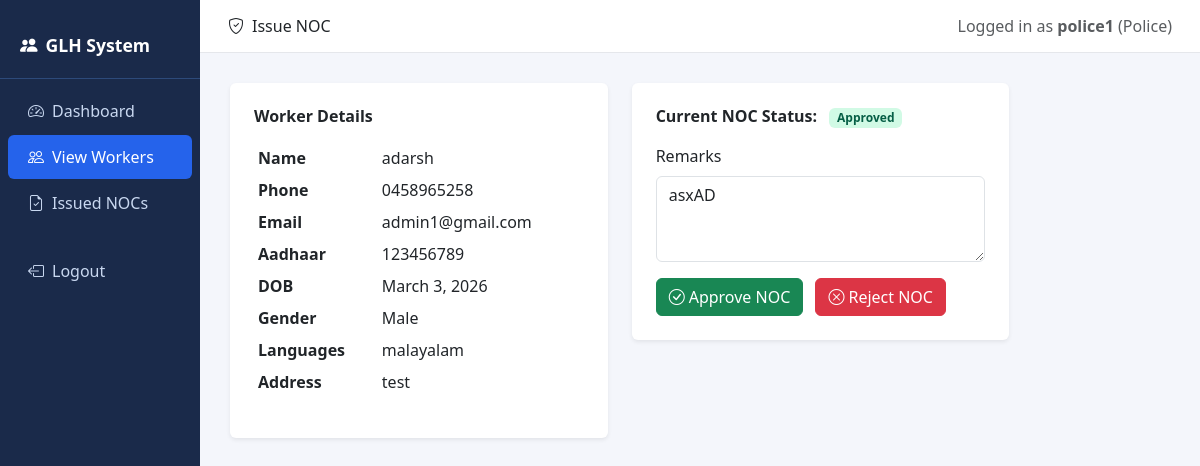
Screenshot of /police/workers/1/noc/ (signed in) with the database file from the repository.
### hiring/models.py (models this page shows, shortened)
class UserProfile(models.Model):
    USER_TYPE_CHOICES = [
        ('Admin',    'Admin'),
        ('Police',   'Police'),
        ('Employer', 'Employer'),
        ('Worker',   'Worker'),
    ]
    STATUS_CHOICES = [
        ('Active',   'Active'),
        ('Inactive', 'Inactive'),
    ]
    user      = models.OneToOneField(User, on_delete=models.CASCADE, related_name='profile')
    user_type = models.CharField(max_length=20, choices=USER_TYPE_CHOICES)
    status    = models.CharField(max_length=10, choices=STATUS_CHOICES, default='Active')

class Worker(models.Model):
    GENDER_CHOICES = [('Male', 'Male'), ('Female', 'Female'), ('Other', 'Other')]
    wid             = models.AutoField(primary_key=True)
    name            = models.CharField(max_length=100)
    address         = models.TextField()
    gender          = models.CharField(max_length=10, choices=GENDER_CHOICES)
    phone           = models.CharField(max_length=15)
    email           = models.EmailField(unique=True)
    aadhaar_number  = models.CharField(max_length=12, unique=True)
    date_of_birth   = models.DateField()
    languages_known = models.CharField(max_length=200)
    login           = models.OneToOneField(UserProfile, on_delete=models.CASCADE, related_name='worker_profile')

class NOC(models.Model):
    STATUS_CHOICES = [
        ('Pending',  'Pending'),
        ('Approved', 'Approved'),
        ('Rejected', 'Rejected'),
    ]
    nid         = models.AutoField(primary_key=True)
    worker      = models.OneToOneField(Worker, on_delete=models.CASCADE, related_name='noc')
    status      = models.CharField(max_length=10, choices=STATUS_CHOICES, default='Pending')
    remarks     = models.TextField(blank=True)
    verified_by = models.ForeignKey(UserProfile, on_delete=models.SET_NULL, null=True, blank=True, related_name='verified_nocs')

### hiring/views.py (the view, shortened to what this page needs)
# urls.py: path('police/workers/<int:wid>/noc/', views.police_issue_noc,    name='police_issue_noc'),
@login_required
def police_issue_noc(request, wid):
    if get_role(request.user) != 'Police':
        return redirect('dashboard')
    worker = get_object_or_404(Worker, wid=wid)
    noc, _ = NOC.objects.get_or_create(worker=worker)
    form = NOCRemarkForm(instance=noc)
    return render(request, 'hiring/police/issue_noc.html', {'worker': worker, 'noc': noc, 'form': form})

### hiring/forms.py
class NOCRemarkForm(forms.ModelForm):
    class Meta:
        model = NOC
        fields = ['remarks']
        widgets = {
            'remarks': forms.Textarea(attrs={'class': 'form-control', 'rows': 3}),
        }

### hiring/views.py (called while the page is built)
def get_role(user):
    try:
        return user.profile.user_type
    except Exception:
        return None

### hiring/templates/hiring/police/issue_noc.html (shortened to what this page needs)
{% extends "hiring/base.html" %}
{% block page_title %}<i class="bi bi-shield-check me-2"></i>Issue NOC{% endblock %}
{% block sidebar %}
<a href="{% url 'police_dashboard' %}"><i class="bi bi-speedometer2 me-2"></i>Dashboard</a>
<a href="{% url 'police_view_workers' %}" class="active"><i class="bi bi-people me-2"></i>View Workers</a>
<a href="{% url 'police_view_nocs' %}"><i class="bi bi-file-earmark-check me-2"></i>Issued NOCs</a>
{% endblock %}
{% block content %}
<div class="row g-4">
  <div class="col-md-5">
    <div class="card border-0 shadow-sm">
      <div class="card-body p-4">
        <h6 class="fw-bold mb-3">Worker Details</h6>
        <table class="table table-sm table-borderless">
          <tr><th>Name</th><td>{{ worker.name }}</td></tr>
          <tr><th>Phone</th><td>{{ worker.phone }}</td></tr>
          <tr><th>Email</th><td>{{ worker.email }}</td></tr>
          <tr><th>Aadhaar</th><td>{{ worker.aadhaar_number }}</td></tr>
          <tr><th>DOB</th><td>{{ worker.date_of_birth }}</td></tr>
          <tr><th>Gender</th><td>{{ worker.gender }}</td></tr>
          <tr><th>Languages</th><td>{{ worker.languages_known }}</td></tr>
          <tr><th>Address</th><td>{{ worker.address }}</td></tr>
        </table>
      </div>
    </div>
  </div>
  <div class="col-md-5">
    <div class="card border-0 shadow-sm">
      <div class="card-body p-4">
        <h6 class="fw-bold mb-3">
          Current NOC Status:
          <span class="badge badge-{{ noc.status|lower }} ms-2">{{ noc.status }}</span>
        </h6>
        <form method="post">{% csrf_token %}
          <div class="mb-3"><label class="form-label">Remarks</label>{{ form.remarks }}</div>
          <button type="submit" name="action" value="approve" class="btn btn-success me-2">
            <i class="bi bi-check-circle me-1"></i>Approve NOC
          </button>
          <button type="submit" name="action" value="reject" class="btn btn-danger">
            <i class="bi bi-x-circle me-1"></i>Reject NOC
          </button>
        </form>
      </div>
    </div>
  </div>
</div>
{% endblock %}

### hiring/templates/hiring/base.html (shortened to what this page needs)
<!DOCTYPE html>
<html lang="en">
<head>
  <link rel="stylesheet" href="https://cdn.jsdelivr.net/npm/bootstrap@5.3.0/dist/css/bootstrap.min.css">
  <link rel="stylesheet" href="https://cdn.jsdelivr.net/npm/bootstrap-icons@1.10.5/font/bootstrap-icons.css">
</head>
<body>
{% if user.is_authenticated %}
<div class="d-flex">
  <div class="sidebar col-md-2">
    <div class="brand"><i class="bi bi-people-fill me-2"></i>GLH System</div>
    {% block sidebar %}{% endblock %}
    <a href="{% url 'logout' %}" class="mt-4"><i class="bi bi-box-arrow-left me-2"></i>Logout</a>
  </div>
  <div class="col-md-10 p-0">
    <div class="topbar">
      <span>{% block page_title %}Dashboard{% endblock %}</span>
      <span class="text-muted">Logged in as <strong>{{ user.username }}</strong> ({{ user.profile.user_type }})</span>
    </div>
    <div class="main-content">
      {% block content %}{% endblock %}
    </div>
  </div>
</div>
{% else %}
{% block public_content %}{% endblock %}
{% endif %}
</body>
</html>

### hiring/templates/hiring/base.html (style rules this page uses)
body { background: #f4f6fb; font-family: 'Segoe UI', sans-serif; }
.sidebar { min-height: 100vh; background: #1a2a4a; color: #fff; padding-top: 20px; }
.sidebar a { color: #c9d8f0; text-decoration: none; display: block; padding: 10px 20px; border-radius: 6px; margin: 2px 8px; }
.sidebar a:hover, .sidebar a.active { background: #2563eb; color: #fff; }
.sidebar .brand { font-size: 1.1rem; font-weight: 700; padding: 12px 20px 20px; color: #fff; border-bottom: 1px solid #2d4a7a; margin-bottom: 10px; }
.main-content { padding: 30px; }
.topbar { background: #fff; padding: 14px 28px; border-bottom: 1px solid #e5e7eb; display: flex; justify-content: space-between; align-items: center; }
.badge-approved { background: #d1fae5; color: #065f46; }

### rows the page displays
Worker: name "adarsh", phone "0458965258", email "admin1@gmail.com", aadhaar_number "123456789", date_of_birth "March 3, 2026", gender "Male", languages_known "malayalam", address "test"
NOC: status "Approved", remarks "asxAD"

### other values shown
{{ user.username }} "police1"
{{ user.profile.user_type }} "Police"
